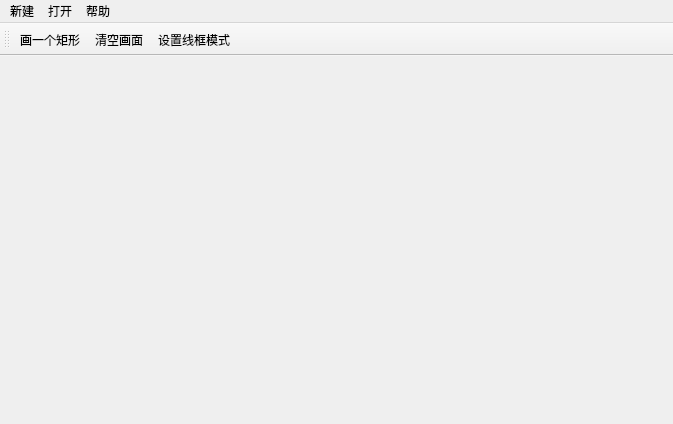
<?xml version="1.0" encoding="UTF-8"?>
<ui version="4.0">
 <class>MainWindow</class>
 <widget class="QMainWindow" name="MainWindow">
  <property name="geometry">
   <rect>
    <x>0</x>
    <y>0</y>
    <width>673</width>
    <height>424</height>
   </rect>
  </property>
  <property name="windowTitle">
   <string>QT交互</string>
  </property>
  <widget class="QWidget" name="centralwidget"/>
  <widget class="QMenuBar" name="menubar">
   <property name="geometry">
    <rect>
     <x>0</x>
     <y>0</y>
     <width>673</width>
     <height>33</height>
    </rect>
   </property>
   <widget class="QMenu" name="menu">
    <property name="title">
     <string>新建</string>
    </property>
   </widget>
   <widget class="QMenu" name="menu_2">
    <property name="title">
     <string>打开</string>
    </property>
   </widget>
   <widget class="QMenu" name="menu_3">
    <property name="title">
     <string>帮助</string>
    </property>
   </widget>
   <addaction name="menu"/>
   <addaction name="menu_2"/>
   <addaction name="menu_3"/>
  </widget>
  <widget class="QToolBar" name="toolBar">
   <property name="windowTitle">
    <string>toolBar</string>
   </property>
   <attribute name="toolBarArea">
    <enum>TopToolBarArea</enum>
   </attribute>
   <attribute name="toolBarBreak">
    <bool>false</bool>
   </attribute>
   <addaction name="actionDraw"/>
   <addaction name="actionClear"/>
   <addaction name="actionSetPolygonMode"/>
  </widget>
  <action name="actionDraw">
   <property name="text">
    <string>画一个矩形</string>
   </property>
   <property name="menuRole">
    <enum>QAction::MenuRole::NoRole</enum>
   </property>
  </action>
  <action name="actionClear">
   <property name="text">
    <string>清空画面</string>
   </property>
   <property name="menuRole">
    <enum>QAction::MenuRole::NoRole</enum>
   </property>
  </action>
  <action name="actionSetPolygonMode">
   <property name="text">
    <string>设置线框模式</string>
   </property>
   <property name="menuRole">
    <enum>QAction::MenuRole::NoRole</enum>
   </property>
  </action>
 </widget>
 <resources/>
 <connections/>
</ui>
